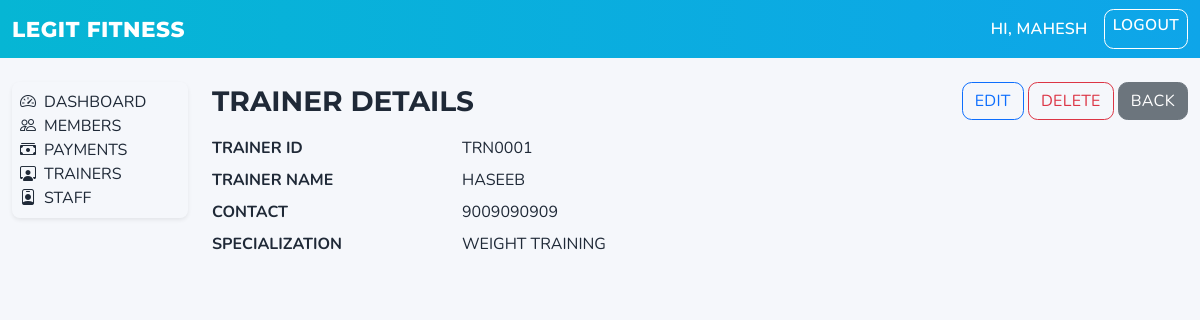
The app's page /trainers/2/ (signed in) with its own data.
### trainers/models.py (models this page shows, shortened)
class Trainer(models.Model):
    employee_id = models.CharField(max_length=20, null=True, blank=True)
    first_name = models.CharField(max_length=100)
    last_name = models.CharField(max_length=100, blank=True)
    address = models.TextField(blank=True)
    contact = models.CharField(max_length=20, blank=True)
    specialization = models.CharField(max_length=100, blank=True)
    date_of_joining = models.DateField()
    position = models.PositiveIntegerField(default=0, db_index=True)
    class Meta:
        ordering = ["position", "first_name", "last_name"]
        constraints = [
            models.UniqueConstraint(
                fields=["employee_id"],
                name="unique_trainer_employee_id_when_set",
                condition=Q(employee_id__isnull=False) & ~Q(employee_id=""),
            )
        ]

### trainers/views.py (the view)
# urls.py: path("<int:pk>/", TrainerDetailView.as_view(), name="detail"),
class TrainerDetailView(LoginRequiredMixin, DetailView):
    model = Trainer
    template_name = "trainers/detail.html"

### templates/trainers/detail.html (shortened to what this page needs)
{% extends 'base.html' %}
{% block body_class %}theme-trainers{% endblock %}
{% block content %}
  <div class="d-flex justify-content-between align-items-center mb-3 text-uppercase">
    <h3 class="mb-0">Trainer Details</h3>
    <div>
      <a class="btn btn-outline-primary" href="{% url 'trainers:edit' object.pk %}">Edit</a>
      <a class="btn btn-outline-danger" href="{% url 'trainers:delete' object.pk %}">Delete</a>
      <a class="btn btn-secondary" href="{% url 'trainers:list' %}">Back</a>
    </div>
  </div>
  <dl class="row text-uppercase">
    <dt class="col-sm-3">Trainer ID</dt>
    <dd class="col-sm-9">{{ object.employee_id }}</dd>
    <dt class="col-sm-3">Trainer Name</dt>
    <dd class="col-sm-9">{{ object.first_name }} {{ object.last_name }}</dd>
    <dt class="col-sm-3">Contact</dt>
    <dd class="col-sm-9">{{ object.contact }}</dd>
    <dt class="col-sm-3">Specialization</dt>
    <dd class="col-sm-9">{{ object.specialization }}</dd>
  </dl>
{% endblock %}

### templates/base.html (shortened to what this page needs)
<!DOCTYPE html>
<html lang="en">
<head>
  {% load static %}
  <link rel="stylesheet" href="https://cdn.jsdelivr.net/npm/bootstrap@5.3.2/dist/css/bootstrap.min.css">
  <link rel="stylesheet" href="https://cdn.jsdelivr.net/npm/bootstrap-icons@1.11.3/font/bootstrap-icons.css">
  <link rel="stylesheet" href="{% static 'css/theme.css' %}">
</head>
<body class="{% block body_class %}{% endblock %}">
<nav class="navbar navbar-expand-lg navbar-dark bg-dark mb-4 text-uppercase" aria-label="Main navigation">
  <div class="container-fluid">
    <a class="navbar-brand" href="/">Legit Fitness</a>
    <div class="d-flex">
      {% if user.is_authenticated %}
        <span class="navbar-text me-3" aria-label="Signed in user">Hi, {{ user.get_username }}</span>
        <a class="btn btn-outline-light btn-sm" href="{% url 'logout' %}" aria-label="Logout">Logout</a>
      {% else %}
        <a class="btn btn-outline-light btn-sm" href="{% url 'login' %}" aria-label="Login">Login</a>
      {% endif %}
    </div>
  </div>
</nav>
<div class="container-fluid">
  <div class="row">
    {% if user.is_authenticated %}
    <aside class="col-12 col-md-3 col-lg-2 mb-3">
      <div class="lf-sidebar rounded-3 shadow-sm p-2 text-uppercase" role="navigation" aria-label="Sidebar navigation">
        <a class="list-group-item list-group-item-action d-flex align-items-center gap-2" href="{% url 'home' %}" aria-label="Dashboard"><i class="bi bi-speedometer2" aria-hidden="true"></i><span>Dashboard</span></a>
        <a class="list-group-item list-group-item-action d-flex align-items-center gap-2" href="{% url 'members:list' %}" aria-label="Members"><i class="bi bi-people" aria-hidden="true"></i><span>Members</span></a>
        <a class="list-group-item list-group-item-action d-flex align-items-center gap-2" href="{% url 'fees:list' %}" aria-label="Payments"><i class="bi bi-cash-stack" aria-hidden="true"></i><span>Payments</span></a>
        <a class="list-group-item list-group-item-action d-flex align-items-center gap-2" href="{% url 'trainers:list' %}" aria-label="Trainers"><i class="bi bi-person-workspace" aria-hidden="true"></i><span>Trainers</span></a>
        <a class="list-group-item list-group-item-action d-flex align-items-center gap-2" href="{% url 'staff:list' %}" aria-label="Staff"><i class="bi bi-person-badge" aria-hidden="true"></i><span>Staff</span></a>
      </div>
    </aside>
    <main class="col-12 col-md-9 col-lg-10">
    {% else %}
    <main class="col-12">
    {% endif %}
      {% block content %}{% endblock %}
    </main>
  </div>
</div>
</body>
</html>

### static/css/theme.css (style rules this page uses)
:root { --lf-primary:#0d6efd; --lf-primary-2:#5aa6ff; --lf-success:#20c997; --lf-purple:#6f42c1; --lf-bg:#f5f7fb; --lf-card:#ffffff; --lf-text:#1f2937; }
body.theme-trainers { --lf-primary:#06b6d4; --lf-purple:#0ea5e9; }
html,body { background:var(--lf-bg); font-family: 'Nunito', system-ui, -apple-system, Segoe UI, Roboto, 'Helvetica Neue', Arial, 'Noto Sans', 'Liberation Sans', sans-serif; color: var(--lf-text); text-transform:uppercase }
h1,h2,h3,h4,h5,h6 { font-weight:700; font-family: 'Montserrat', 'Nunito', sans-serif; text-transform:uppercase }
.navbar { background: linear-gradient(90deg, var(--lf-primary) 0%, var(--lf-purple) 100%) !important; }
.navbar .navbar-brand,.navbar .navbar-text { color:#fff !important }
.navbar .btn { border-color:#fff;color:#fff }
.navbar .navbar-brand { font-family:'Montserrat','Nunito',sans-serif;font-weight:800;font-size:1.35rem;letter-spacing:.5px;text-transform:uppercase }
.navbar .navbar-text { font-size:1rem;font-weight:600;text-transform:uppercase;letter-spacing:.3px }
.navbar .btn { font-size:.975rem;font-weight:600;text-transform:uppercase;letter-spacing:.3px }
.btn, .form-control, .form-select { border-radius: .6rem; }
.btn { text-transform:uppercase; letter-spacing:.3px }

### records on screen
Trainer: employee_id "TRN0001", first_name "HASEEB", contact "9009090909", specialization "WEIGHT TRAINING"

### other values on screen
{{ user.get_username }} "MAHESH"
